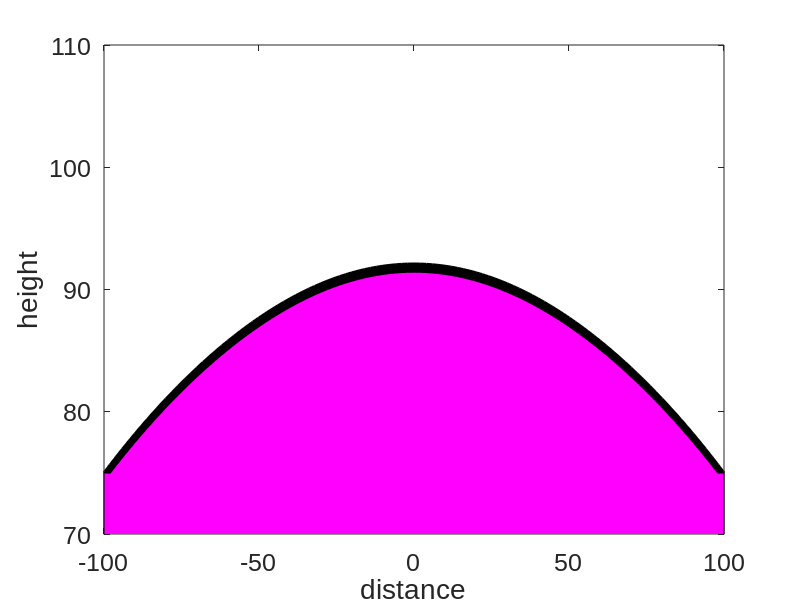

The MATLAB script that drew this image:
%% Rachel Havranek, Feb 9, 2016
% Version 2 the Hillslopes model

%% Initialize
%horizontal array: this is analagous to my z array in the last fcts I did
dx = 2;
L=100;
xmax = L; % length L
xmin=-1*L;
x=xmin:dx:xmax;
N=length(x);

%topography
zbmax=100;
S0=0.2;
zb=zbmax-S0*abs(x);

%time array:
tmax=10e5; % years
dt=100; %time step, years
t=0:dt:tmax; %creates an array of time steps (time)

%Variables:
rhor=2750; %kg/m^3, typical granite
rhos=1300; %kg/m^3, from google search
wdot0=5e-5; 
kappa=0.003; %m^2/yr from: Roering et al., 2001
k=kappa*rhos;
edot=5e-6; %m/yr 
H0=1;
H=H0*ones(size(x));
Hstar=0.3; %m

z=zb+H;
 
imax=length(t); %loop goes every time step
nplots=100; %so we only see 100 plots, and not every time
tplot=tmax/nplots; %the amount of time between each plot

%% RUN

for i=1:imax
%weathering of bedrock:
wdot=wdot0*exp(-H/Hstar);


%change in the height of the bedrock
dzdx= diff(z)/dx; %make a dz/dx array - slope of the hill
 
 %Calculate the slope flux
Q=-k*dzdx; %the flux based on the slope of the hill

%rate of change of flux 
dQdx=diff(Q)/dx; %change in slope of the hill - second derivative (concave down)
 
dHdt=zeros(size(x));
dHdt(2:end-1)= ((rhor/rhos)*wdot(2:end-1))-((1/rhos)*dQdx);

H(2:end-1)=H(2:end-1)+(dHdt(2:end-1)*dt);
H=max(0,H);
zb(2:end-1)=zb(2:end-1)-(wdot(2:end-1)*dt);

H(1)=0;
H(end)=0;
zb(1)=zb(1)-(edot*dt);
zb(end)=zb(end)-(edot*dt);
%define H(1)/end and zb (1,end)

z=zb+H;
if(rem(t(i),tplot)==0)  
figure(1)
     plot(x,z,'k', 'linewidth', 2)
     hold on
     plot (x,zb,'r', 'linewidth',3)
     axis ([-L,L,70, 110])
      X=[x,fliplr(x)]; %this makes a vector from x, and flip x left to right
       Y=[zb,fliplr(z)];%makes a vector b/n zb and z
    fill(X,Y,'k'); % this colors  - fill the vector X through Y 
       Z=[zb,fliplr(ones(1,length(x)))];
       fill(X,Z,'m');
    %ht=text(95,-1000,['  ',num2str(t(i)/1000), ' kyears  '],'fontsize',18);
     xlabel('distance','fontname','arial','fontsize',21)
     ylabel('height','fontname','arial','fontsize',21)
     set(gca,'fontsize',18,'fontname','arial')
     pause(0.1)
     hold off
end
end


